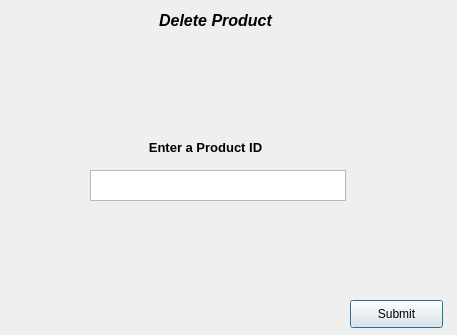
<?xml version="1.0" encoding="UTF-8"?>
<ui version="4.0">
 <class>delprod</class>
 <widget class="QDialog" name="delprod">
  <property name="geometry">
   <rect>
    <x>0</x>
    <y>0</y>
    <width>457</width>
    <height>335</height>
   </rect>
  </property>
  <property name="windowTitle">
   <string>Dialog</string>
  </property>
  <widget class="QLabel" name="label">
   <property name="geometry">
    <rect>
     <x>80</x>
     <y>0</y>
     <width>271</width>
     <height>41</height>
    </rect>
   </property>
   <property name="text">
    <string>&lt;html&gt;&lt;head/&gt;&lt;body&gt;&lt;p align=&quot;center&quot;&gt;&lt;span style=&quot; font-size:12pt; font-weight:600; font-style:italic;&quot;&gt;Delete Product&lt;/span&gt;&lt;/p&gt;&lt;/body&gt;&lt;/html&gt;</string>
   </property>
  </widget>
  <widget class="QLabel" name="label_2">
   <property name="geometry">
    <rect>
     <x>90</x>
     <y>140</y>
     <width>231</width>
     <height>16</height>
    </rect>
   </property>
   <property name="text">
    <string>&lt;html&gt;&lt;head/&gt;&lt;body&gt;&lt;p align=&quot;center&quot;&gt;&lt;span style=&quot; font-size:10pt; font-weight:600;&quot;&gt;Enter a Product ID&lt;/span&gt;&lt;/p&gt;&lt;/body&gt;&lt;/html&gt;</string>
   </property>
  </widget>
  <widget class="QTextEdit" name="textEdit">
   <property name="geometry">
    <rect>
     <x>90</x>
     <y>170</y>
     <width>256</width>
     <height>31</height>
    </rect>
   </property>
  </widget>
  <widget class="QPushButton" name="pushButton">
   <property name="geometry">
    <rect>
     <x>350</x>
     <y>300</y>
     <width>93</width>
     <height>28</height>
    </rect>
   </property>
   <property name="text">
    <string>Submit</string>
   </property>
  </widget>
 </widget>
 <resources/>
 <connections/>
</ui>
